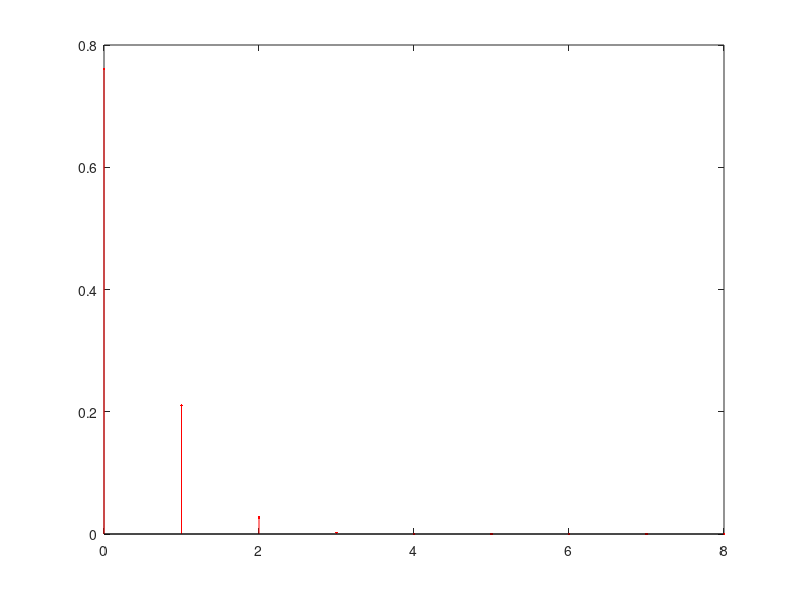

This chart was generated by the following MATLAB code:
%% 2.3 Section for evaluation
% Consider a toy manufacturing company producing a given toy. The toy is composed 
% by two components (1 and 2) that are produced separately and then are assembled 
% together. At the end, the toys are packed for commercialization in boxes of 
% n toys each. The manufacturing process of Component 1 produces p1 = 0.2% of 
% defective components. The manufacturing process of Component 2 produces p2 = 
% 0.5% of defective components. A toy is defective if at least one of its components 
% is defective. The assembly process produces pa = 1% of defective toys (even 
% when none of the 2 components is defective).
% 1. (Evaluation weight = 20%) Consider the event “A – a box of toys has at least 1 defective toy”.
% (a) Estimate by simulation the probability of event A when n = 8 toys.

N=1e5;                                                  % numero de experiencias
n = 8;                                                  % numero de brinquedos por caixa
experiencias = rand(n,N);                               % fabrico de peças p1
p1  = experiencias < 0.002;                             % peças p1 com defeito
experiencias = rand(n,N);                               % fabrico de peças p2
p2  = experiencias < 0.005;                             % peças p2 com defeito
experiencias = rand(n,N);                               % processo de montagem pa
pa  = experiencias < 0.01;                              % defeitos na montagem pa com defeito
ndefeitos = p1 + p2 + pa;                               % numero de defeitos por brinquedo
defeitos = ndefeitos > 0;                               % brinquedos com defeito
nbrinquedos = sum(defeitos);                            % numero de brinquedos com defeito por caixa
caixas = nbrinquedos >=1;                               % soma das caixas com pelo menos um brinquedo com defeito
probA= sum(caixas)/N                                    % calculo da probabilidade do acontecimento A
% (b) Estimate by simulation the average number of toys that are defective only due to the assembly process when event A occurs and n = 8 toys.

medias = 0;                                             % definir média para somar médias e veer valor médio das experiencias
counter = 0;                                            % definir counter para contar caixas com pelo menos 1 defeito
N=1e5;                                                  % numero de experiencias
n = 8;                                                  % numero de brinquedos por caixa
experiencias = rand(n,N);                               % fabrico de peças p1
p1  = experiencias < 0.002;                             % peças p1 com defeito
experiencias = rand(n,N);                               % fabrico de peças p2
p2  = experiencias < 0.005;                             % peças p2 com defeito
experiencias = rand(n,N);                               % processo de montagem pa
pa  = experiencias < 0.01;                              % defeitos na montagem pa com defeito
ndefeitos = p1 + p2 + pa;                               % numero de defeitos por brinquedo
defeitos = ndefeitos > 0;                               % brinquedos com defeito  
todosdef = sum(defeitos);                               % soma de todos os brinquedos defeitoosos por caixa 
mdefeitos = (p1+p2)>0;                                  % calculo de defeitos provocados por peças 
mdefeitos = (mdefeitos ~= pa) & pa;                     % calculo de defeitos provocados só por montagem
nmdefeitos = sum(mdefeitos);                            % numero de brinquedos com o defeito só de montagem
for d = 1:N                                             % for para iteração das matrizes
    if(todosdef(d) ~=0)                                 % verificação se existe pelo menos 1 brinquedo com defeito por caixa
        medias= medias + nmdefeitos(d)/todosdef(d);     % soma das médias de brinquedos defeitoosos devido a montagem em comparação aos defeitos totais por caixa
        counter = counter + 1;                          % contador de casos com pelo menos um defeito por caixa
    end                                                 % 
end                                                     %
result = medias/counter                                 % média final das médias obtidas
% 2. (Evaluation weight = 30%) Consider the event “B – a box of toys has no defective toys”.
% (a) Estimate by simulation the probability of event B when n = 8 toys. 

N=1e5;                                                  % numero de experiencias
n = 8;                                                  % numero de brinquedos por caixa
experiencias = rand(n,N);                               % fabrico de peças p1
p1  = experiencias < 0.002;                             % peças p1 com defeito
experiencias = rand(n,N);                               % fabrico de peças p2
p2  = experiencias < 0.005;                             % peças p2 com defeito
experiencias = rand(n,N);                               % processo de montagem pa
pa  = experiencias < 0.01;                              % defeitos na montagem pa com defeito
ndefeitos = p1 + p2 + pa;                               % numero de defeitos por brinquedo
defeitos = ndefeitos > 0;                               % brinquedos com defeito
nbrinquedos = sum(defeitos);                            % numero de brinquedos com defeito
caixas = nbrinquedos ==0;                               % soma das caixas com nenhum brinquedo com nenhum defeito
probB= sum(caixas)/N                                    % calculo da probabilidade do acontecimento B
% Check the consistency of this result with the one obtained in question 1(a).

vrfy = probB + probA                                    % verificação se os valores da probA e probB são compativeis
% (b) Determine the theoretical value of the probability of event B and compare it with the value estimated by simulation in question 2(a). 

X = 8;                                                  % (numero de sucessos em n experiências) numero de vezes que um acontecimento A ocorre em
n = 8;                                                  % n experiências de Bernoulli
k = X;                                                  % Pr(X=k)
p1 = 0.002;                                             % probabilidade das peças p1 terem defeito
p2 = 0.005;                                             % probabilidade das peças p2 terem defeito
pa = 0.01;                                              % probabilidade da montagem ter defeito
p = ((1-p1)*(1-p2)*(1-pa));                             % probabilidade do brinquedo não ter defeito, devido a ser sem defeito quer-se-á a probabilidade ~p1 e ~p2 e ~pa, sendo estes acontecimentos independentes tem-se então k a probabilidade destes acontecimentos acontecerem é igual à multiplicação destes 
probtheo = nchoosek(n,k)*p^k*(1-p)^(n-k)                % probabilidade teórica = nchoosek(n,k)*p^k*(1-p)^(n-k) em que nchoosek(n,k)= n!/(n-k)!/k!
% What do you conclude?

probB   
probtheo
%% 
% Pode-se concluir assim que as probabilidades obtidas por simulação e teoricamente 
% são bastante próximas
% (c) Make the necessary simulations to draw a plot graph of the probability of event B as a function of the box capacity n. Consider all values of n from 2 to 20. 

y = (2:20);                                              % probabilidade do acontecimento B em função da capacidade da caixa
for k =  2:20                                            % (numero de sucessos em n experiências) numero de vezes que um acontecimento A ocorre em n experiências de Bernoulli de 2 a 20
    n =  k;                                              % n experiências de Bernoulli
    p1 = 0.002;                                          % probabilidade das peças p1 terem defeito
    p2 = 0.005;                                          % probabilidade das peças p2 terem defeito
    pa = 0.01;                                           % probabilidade da montagem ter defeito
    p = ((1-p1)*(1-p2)*(1-pa));                          % probabilidade do brinquedo não ter defeito, devido a ser sem defeito quer-se-á a probabilidade ~p1 e ~p2 e ~pa, sendo estes acontecimentos independentes tem-se então k a probabilidade destes acontecimentos acontecerem é igual à multiplicação destes 
    y(k-1) = nchoosek(n,k)*p^k*(1-p)^(n-k);              % y = probabilidade teórica = nchoosek(n,k)*p^k*(1-p)^(n-k) em que nchoosek(n,k)= n!/(n-k)!/k!
end
hold on;
plot(2:20,y,"r.-");
plot(2:20,ones(19)*0.9,"k--");
xlabel ("Capacidade da caixa");
ylabel ("Probabilidade de B");
legend ("Probabilidade de B como funçãos da capacidade da caixa n","Probabilidade de 90%");
% Describe and justify the obtained results.
% 
% (d) Analysing the plot drawn in the previous question 2(c), what must be the maximum box capacity if the company wants to guarantee that the probability of each box having no defective toys is at least 90%? 

plot(6,0.9,'b*');
text(6,0.9,"Probabilidade de 90% dos brinquedos não terem defeito")
hold off;
% 3. (Evaluation weight = 30%) Consider the random variable X representing the number of defective toys in a box.
% (a) Estimate by simulation the mass probability function pX(x) of X when n = 8 toys and draw it in a stem graph. 

N = 1e5;                                                % numero de experiencias
n = 8;                                                  % numero de brinquedos por caixa
experiencias = rand(n,N);                               % fabrico de peças p1
p1  = experiencias < 0.002;                             % peças p1 com defeito
experiencias = rand(n,N);                               % fabrico de peças p2
p2  = experiencias < 0.005;                             % peças p2 com defeito
experiencias = rand(n,N);                               % processo de montagem pa
pa  = experiencias < 0.01;                              % defeitos na montagem pa com defeito
ndefeitos = p1 + p2 + pa;                               % numero de defeitos por brinquedo
defeitos = ndefeitos > 0;                               % brinquedos com defeito
nbrinquedos = sum(defeitos);                            % numero de brinquedos com defeito
xi = (0:8);                                             % conjunto dos valores possiveis de serem assumidos  
px = zeros(1,9);                                        % probabilidade associada a cada um dos valores possiveis de serem assumidos
for val = nbrinquedos                                   % iteração pelos valores obtidos por simulação 
    switch(val)                                         % filtração dos valores
    case 0                                              % caso a caixa tenha 0 brinquedos com defeito              
        px(val+1) = px(val+1) + 1;                      % contar numero de caixas com 0 brinquedos com defeito
    case 1                                              % caso a caixa tenha 1 brinquedo com defeito                                                                               
        px(val+1) = px(val+1) + 1;                      % contar numero de caixas com 1 brinquedo com defeito
    case 2                                              % caso a caixa tenha 2 brinquedos com defeito
        px(val+1) = px(val+1) + 1;                      % contar numero de caixas com 2 brinquedos com defeito
    case 3                                              % caso a caixa tenha 3 brinquedos com defeito
        px(val+1) = px(val+1) + 1;                      % contar numero de caixas com 3 brinquedos com defeito
    case 4                                              % caso a caixa tenha 4 brinquedos com defeito
        px(val+1) = px(val+1) + 1;                      % contar numero de caixas com 4 brinquedos com defeito
    case 5                                              % caso a caixa tenha 5 brinquedos com defeito
        px(val+1) = px(val+1) + 1;                      % contar numero de caixas com 5 brinquedos com defeito
    case 6                                              % caso a caixa tenha 6 brinquedos com defeito
        px(val+1) = px(val+1) + 1;                      % contar numero de caixas com 6 brinquedos com defeito
    case 7                                              % caso a caixa tenha 7 brinquedos com defeito
        px(val+1) = px(val+1) + 1;                      % contar numero de caixas com 7 brinquedos com defeito
    case 8                                              % caso a caixa tenha 8 brinquedos com defeito
        px(val+1) = px(val+1) + 1;                      % contar numero de caixas com 8 brinquedos com defeito
    otherwise                                           % verificação de erro
        fprintf("Ocorreu um erro\n");                   % aviso de erro
    end                                                 % 
end                                                     %
px = px/(N)                                             % cálculo da probabilidade associada a cada um dos valores possiveis de serem assumidos
sum(px)                                                 % verificação de resultados (soma tem que ser igual a 1)
stem(xi,px,"filled",'r.')                               % stem da função massa
% Describe the obtained results and check their consistency with the result obtained in question 2(a).

probB                                                   % probabilidade de não existirem brinquedos defeitoosos numa caixa com n brinquedos
px(1)                                                   % probabilidade obtida por simulação de não existirem brinquedos defeitoosos numa caixa com n brinquedos
% (b) Based on pX(x), compute the probability of X >= 2. 

px2 = 0;                                                % probabilidade obtida por simulação de existirem >= 2 brinquedos defeitoosos numa caixa com n brinquedos
for i = 3:9                                             % iteração das probabilidades de sairem 2 a 8 brinquedos defeitoosos por caixa com n brinquedos
    px2 = px2 + px(i);                                  % soma das probabilidades de sairem 2 a 8 brinquedos defeitoosos por caixa com n brinquedos
end                                                     %
px2                                                     % observação do resultado
% What do you conclude?
% 
% (c) Based on pX(x), estimate the expected value, variance and standard deviation of X.
% Expected value

E = 0;                                                  % valor esperado
for i = xi                                              % iteração pelo conjunto dos valores possiveis de serem assumidos
    E = E + i*px(i+1);                                  % tem-se que o valor esperado seja igual ao somatório de xi*p(xi)
end                                                     %
E                                                       % observação do valor esperado
% Variance

var = 0;                                                % variancia
for i = xi                                              % iteração pelo conjunto dos valores possiveis de serem assumidos
    var = var + ((i-E)*(i-E)*px(i+1));                  % tem-se que o valor da variancia seja igual ao somatório de ((xi-E(X))^2)*p(xi) 
end                                                     %
var                                                     % observação da variancia
% Standard deviation

devi = sqrt(var);                                       % desvio padrão, este é calculado fazendo a raiz quadrada da variancia
devi                                                    % observação do desvio padrão
% (d) Repeat questions 3(a), 3(b) and 3(c) but now considering n = 16 toys. Compare all results with the previous ones (obtained with n = 8 toys) and justify the differences.
% (a) Estimate by simulation the mass probability function pX(x) of X when n = 16 toys and draw it in a stem graph. 

N = 1e5;                                                % numero de experiencias
n = 16;                                                 % numero de brinquedos por caixa
experiencias = rand(n,N);                               % fabrico de peças p1
p1  = experiencias < 0.002;                             % peças p1 com defeito
experiencias = rand(n,N);                               % fabrico de peças p2
p2  = experiencias < 0.005;                             % peças p2 com defeito
experiencias = rand(n,N);                               % processo de montagem pa
pa  = experiencias < 0.01;                              % defeitos na montagem pa com defeito
ndefeitos = p1 + p2 + pa;                               % numero de defeitos por brinquedo
defeitos = ndefeitos > 0;                               % brinquedos com defeito
nbrinquedos = sum(defeitos);                            % numero de brinquedos com defeito
xi = (0:8);                                             % conjunto dos valores possiveis de serem assumidos  
px = zeros(1,9);                                        % probabilidade associada a cada um dos valores possiveis de serem assumidos
for val = nbrinquedos                                   % iteração pelos valores obtidos por simulação 
    switch(val)                                         % filtração dos valores
    case 0                                              % caso a caixa tenha 0 brinquedos com defeito              
        px(val+1) = px(val+1) + 1;                      % contar numero de caixas com 0 brinquedos com defeito
    case 1                                              % caso a caixa tenha 1 brinquedo com defeito                                                                               
        px(val+1) = px(val+1) + 1;                      % contar numero de caixas com 1 brinquedo com defeito
    case 2                                              % caso a caixa tenha 2 brinquedos com defeito
        px(val+1) = px(val+1) + 1;                      % contar numero de caixas com 2 brinquedos com defeito
    case 3                                              % caso a caixa tenha 3 brinquedos com defeito
        px(val+1) = px(val+1) + 1;                      % contar numero de caixas com 3 brinquedos com defeito
    case 4                                              % caso a caixa tenha 4 brinquedos com defeito
        px(val+1) = px(val+1) + 1;                      % contar numero de caixas com 4 brinquedos com defeito
    case 5                                              % caso a caixa tenha 5 brinquedos com defeito
        px(val+1) = px(val+1) + 1;                      % contar numero de caixas com 5 brinquedos com defeito
    case 6                                              % caso a caixa tenha 6 brinquedos com defeito
        px(val+1) = px(val+1) + 1;                      % contar numero de caixas com 6 brinquedos com defeito
    case 7                                              % caso a caixa tenha 7 brinquedos com defeito
        px(val+1) = px(val+1) + 1;                      % contar numero de caixas com 7 brinquedos com defeito
    case 8                                              % caso a caixa tenha 8 brinquedos com defeito
        px(val+1) = px(val+1) + 1;                      % contar numero de caixas com 8 brinquedos com defeito
    otherwise                                           % verificação de erro
        fprintf("Ocorreu um erro\n");                   % aviso de erro
    end                                                 % 
end                                                     %
px = px/(N)                                             % cálculo da probabilidade associada a cada um dos valores possiveis de serem assumidos
sum(px)                                                 % verificação de resultados (soma tem que ser igual a 1)
stem(xi,px,"filled",'r.')                               % stem da função massa
px(1)                                                   % probabilidade obtida por simulação de não existirem brinquedos defeitoosos numa caixa com n brinquedos
% (b) Based on pX(x), compute the probability of X >= 2. 

px2 = 0;                                                % probabilidade obtida por simulação de existirem >= 2 brinquedos defeitoosos numa caixa com n brinquedos
for i = 3:9                                             % iteração das probabilidades de sairem 2 a 8 brinquedos defeitoosos por caixa com n brinquedos
    px2 = px2 + px(i);                                  % soma das probabilidades de sairem 2 a 8 brinquedos defeitoosos por caixa com n brinquedos
end                                                     %
px2                                                     % observação do resultado
% What do you conclude?
% 
% (c) Based on pX(x), estimate the expected value, variance and standard deviation of X.
% Expected value

E = 0;                                                  % valor esperado
for i = xi                                              % iteração pelo conjunto dos valores possiveis de serem assumidos
    E = E + i*px(i+1);                                  % tem-se que o valor esperado seja igual ao somatório de xi*p(xi)
end                                                     %
E                                                       % observação do valor esperado
% Variance

var = 0;                                                % variancia
for i = xi                                              % iteração pelo conjunto dos valores possiveis de serem assumidos
    var = var + ((i-E)*(i-E)*px(i+1));                  % tem-se que o valor da variancia seja igual ao somatório de ((xi-E(X))^2)*p(xi) 
end                                                     %
var                                                     % observação da variancia
% Standard deviation

devi = sqrt(var);                                       % desvio padrão, este é calculado fazendo a raiz quadrada da variancia
devi                                                    % observação do desvio padrão
